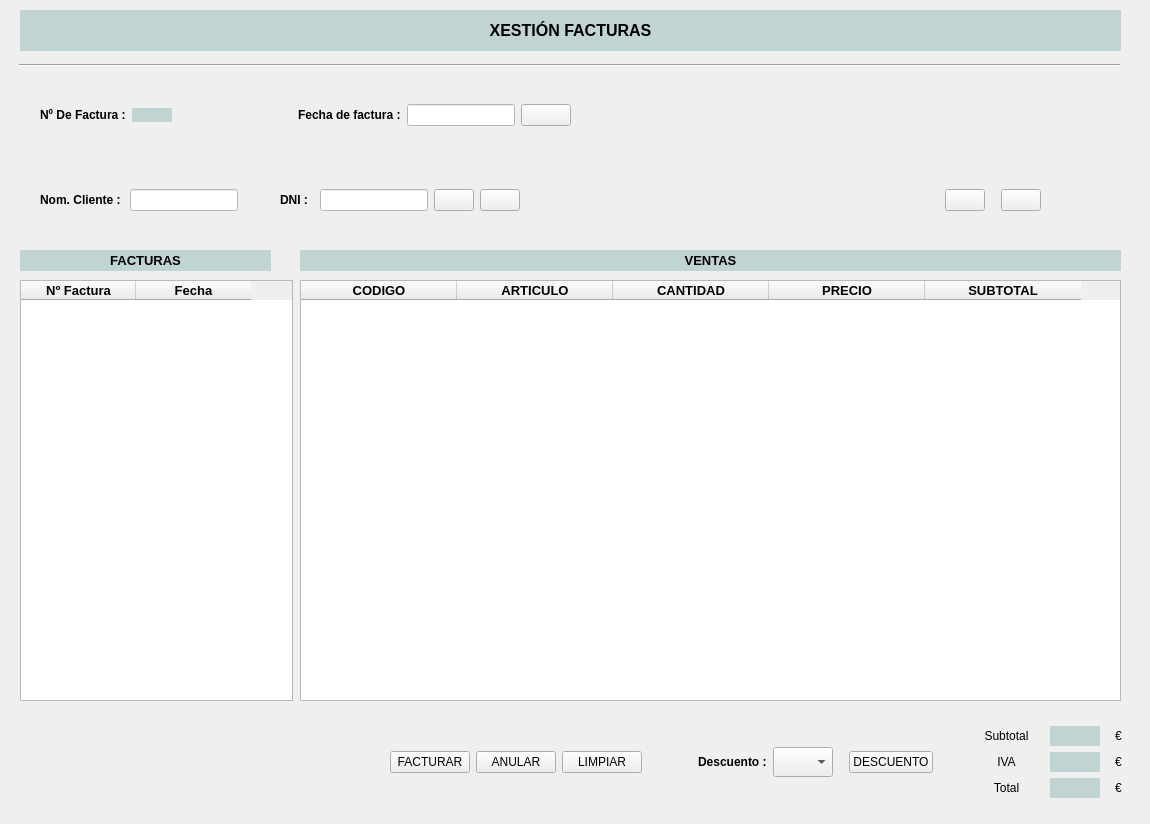
      <widget class="QWidget" name="Tab_Fact">
       <attribute name="title">
        <string>Facturación</string>
       </attribute>
       <widget class="QWidget" name="gridLayoutWidget">
        <property name="geometry">
         <rect>
          <x>0</x>
          <y>90</y>
          <width>1141</width>
          <height>51</height>
         </rect>
        </property>
        <layout class="QGridLayout" name="gridLayout_6">
         <item row="0" column="7">
          <spacer name="horizontalSpacer_14">
           <property name="orientation">
            <enum>Qt::Horizontal</enum>
           </property>
           <property name="sizeType">
            <enum>QSizePolicy::Expanding</enum>
           </property>
           <property name="sizeHint" stdset="0">
            <size>
             <width>40</width>
             <height>20</height>
            </size>
           </property>
          </spacer>
         </item>
         <item row="0" column="4">
          <widget class="QLabel" name="label_4">
           <property name="text">
            <string>&lt;html&gt;&lt;head/&gt;&lt;body&gt;&lt;p&gt;&lt;span style=&quot; font-weight:600;&quot;&gt;Fecha de factura :&lt;/span&gt;&lt;/p&gt;&lt;/body&gt;&lt;/html&gt;</string>
           </property>
          </widget>
         </item>
         <item row="0" column="0">
          <spacer name="horizontalSpacer_13">
           <property name="orientation">
            <enum>Qt::Horizontal</enum>
           </property>
           <property name="sizeType">
            <enum>QSizePolicy::Fixed</enum>
           </property>
           <property name="sizeHint" stdset="0">
            <size>
             <width>40</width>
             <height>20</height>
            </size>
           </property>
          </spacer>
         </item>
         <item row="0" column="2">
          <widget class="QLabel" name="lblFactura">
           <property name="sizePolicy">
            <sizepolicy hsizetype="Fixed" vsizetype="Fixed">
             <horstretch>0</horstretch>
             <verstretch>0</verstretch>
            </sizepolicy>
           </property>
           <property name="minimumSize">
            <size>
             <width>40</width>
             <height>0</height>
            </size>
           </property>
           <property name="maximumSize">
            <size>
             <width>30</width>
             <height>16777215</height>
            </size>
           </property>
           <property name="styleSheet">
            <string notr="true">background-color: rgb(192, 212, 211);</string>
           </property>
           <property name="text">
            <string/>
           </property>
          </widget>
         </item>
         <item row="0" column="5">
          <widget class="QLineEdit" name="EditFechaFactura">
           <property name="sizePolicy">
            <sizepolicy hsizetype="Fixed" vsizetype="Fixed">
             <horstretch>0</horstretch>
             <verstretch>0</verstretch>
            </sizepolicy>
           </property>
           <property name="maximumSize">
            <size>
             <width>115</width>
             <height>16777215</height>
            </size>
           </property>
           <property name="styleSheet">
            <string notr="true">background-color: rgb(255, 255, 255);</string>
           </property>
           <property name="alignment">
            <set>Qt::AlignCenter</set>
           </property>
          </widget>
         </item>
         <item row="0" column="6">
          <widget class="QPushButton" name="btnCalendar_2">
           <property name="sizePolicy">
            <sizepolicy hsizetype="Fixed" vsizetype="Fixed">
             <horstretch>0</horstretch>
             <verstretch>0</verstretch>
            </sizepolicy>
           </property>
           <property name="minimumSize">
            <size>
             <width>50</width>
             <height>0</height>
            </size>
           </property>
           <property name="text">
            <string/>
           </property>
           <property name="icon">
            <iconset>
             <normaloff>img/calendar-512.jpg</normaloff>img/calendar-512.jpg</iconset>
           </property>
           <property name="iconSize">
            <size>
             <width>30</width>
             <height>30</height>
            </size>
           </property>
          </widget>
         </item>
         <item row="0" column="1">
          <widget class="QLabel" name="label_2">
           <property name="text">
            <string>&lt;html&gt;&lt;head/&gt;&lt;body&gt;&lt;p&gt;&lt;span style=&quot; font-weight:600;&quot;&gt;Nº De Factura :&lt;/span&gt;&lt;/p&gt;&lt;/body&gt;&lt;/html&gt;</string>
           </property>
          </widget>
         </item>
         <item row="0" column="3">
          <spacer name="horizontalSpacer_21">
           <property name="orientation">
            <enum>Qt::Horizontal</enum>
           </property>
           <property name="sizeType">
            <enum>QSizePolicy::Fixed</enum>
           </property>
           <property name="sizeHint" stdset="0">
            <size>
             <width>120</width>
             <height>20</height>
            </size>
           </property>
          </spacer>
         </item>
        </layout>
       </widget>
       <widget class="QWidget" name="gridLayoutWidget_2">
        <property name="geometry">
         <rect>
          <x>0</x>
          <y>160</y>
          <width>1141</width>
          <height>80</height>
         </rect>
        </property>
        <layout class="QGridLayout" name="gridLayout_7">
         <item row="0" column="2">
          <widget class="QLineEdit" name="EditNombreCli">
           <property name="sizePolicy">
            <sizepolicy hsizetype="Fixed" vsizetype="Fixed">
             <horstretch>0</horstretch>
             <verstretch>0</verstretch>
            </sizepolicy>
           </property>
           <property name="styleSheet">
            <string notr="true">background-color: rgb(255, 255, 255);</string>
           </property>
          </widget>
         </item>
         <item row="0" column="3">
          <spacer name="horizontalSpacer_18">
           <property name="orientation">
            <enum>Qt::Horizontal</enum>
           </property>
           <property name="sizeType">
            <enum>QSizePolicy::Fixed</enum>
           </property>
           <property name="sizeHint" stdset="0">
            <size>
             <width>30</width>
             <height>20</height>
            </size>
           </property>
          </spacer>
         </item>
         <item row="0" column="11">
          <widget class="QPushButton" name="btnCancelarVenta">
           <property name="text">
            <string/>
           </property>
           <property name="icon">
            <iconset resource="img/cancelar.qrc">
             <normaloff>:/cancelar/cancelar.png</normaloff>:/cancelar/cancelar.png</iconset>
           </property>
           <property name="iconSize">
            <size>
             <width>32</width>
             <height>32</height>
            </size>
           </property>
          </widget>
         </item>
         <item row="0" column="1">
          <widget class="QLabel" name="label_5">
           <property name="sizePolicy">
            <sizepolicy hsizetype="Fixed" vsizetype="Preferred">
             <horstretch>0</horstretch>
             <verstretch>0</verstretch>
            </sizepolicy>
           </property>
           <property name="minimumSize">
            <size>
             <width>40</width>
             <height>0</height>
            </size>
           </property>
           <property name="text">
            <string>&lt;html&gt;&lt;head/&gt;&lt;body&gt;&lt;p align=&quot;center&quot;&gt;&lt;span style=&quot; font-weight:600;&quot;&gt;Nom. Cliente : &lt;/span&gt;&lt;/p&gt;&lt;/body&gt;&lt;/html&gt;</string>
           </property>
          </widget>
         </item>
         <item row="0" column="5">
          <widget class="QLineEdit" name="EditCliDni">
           <property name="sizePolicy">
            <sizepolicy hsizetype="Fixed" vsizetype="Fixed">
             <horstretch>0</horstretch>
             <verstretch>0</verstretch>
            </sizepolicy>
           </property>
           <property name="styleSheet">
            <string notr="true">background-color: rgb(255, 255, 255);</string>
           </property>
          </widget>
         </item>
         <item row="0" column="0">
          <spacer name="horizontalSpacer_16">
           <property name="orientation">
            <enum>Qt::Horizontal</enum>
           </property>
           <property name="sizeType">
            <enum>QSizePolicy::Fixed</enum>
           </property>
           <property name="sizeHint" stdset="0">
            <size>
             <width>40</width>
             <height>20</height>
            </size>
           </property>
          </spacer>
         </item>
         <item row="0" column="7">
          <widget class="QPushButton" name="btnReload_2">
           <property name="sizePolicy">
            <sizepolicy hsizetype="Fixed" vsizetype="Fixed">
             <horstretch>0</horstretch>
             <verstretch>0</verstretch>
            </sizepolicy>
           </property>
           <property name="text">
            <string/>
           </property>
           <property name="icon">
            <iconset resource="img/reload.qrc">
             <normaloff>:/reload/reload.png</normaloff>:/reload/reload.png</iconset>
           </property>
           <property name="iconSize">
            <size>
             <width>32</width>
             <height>32</height>
            </size>
           </property>
          </widget>
         </item>
         <item row="0" column="6">
          <widget class="QPushButton" name="btnSearch_2">
           <property name="sizePolicy">
            <sizepolicy hsizetype="Fixed" vsizetype="Fixed">
             <horstretch>0</horstretch>
             <verstretch>0</verstretch>
            </sizepolicy>
           </property>
           <property name="text">
            <string/>
           </property>
           <property name="icon">
            <iconset resource="img/search.qrc">
             <normaloff>:/search/lupa.png</normaloff>:/search/lupa.png</iconset>
           </property>
           <property name="iconSize">
            <size>
             <width>32</width>
             <height>32</height>
            </size>
           </property>
          </widget>
         </item>
         <item row="0" column="8">
          <spacer name="horizontalSpacer_15">
           <property name="orientation">
            <enum>Qt::Horizontal</enum>
           </property>
           <property name="sizeHint" stdset="0">
            <size>
             <width>40</width>
             <height>20</height>
            </size>
           </property>
          </spacer>
         </item>
         <item row="0" column="10">
          <spacer name="horizontalSpacer_22">
           <property name="orientation">
            <enum>Qt::Horizontal</enum>
           </property>
           <property name="sizeType">
            <enum>QSizePolicy::Fixed</enum>
           </property>
           <property name="sizeHint" stdset="0">
            <size>
             <width>10</width>
             <height>20</height>
            </size>
           </property>
          </spacer>
         </item>
         <item row="0" column="9">
          <widget class="QPushButton" name="btnAceptarVenta">
           <property name="text">
            <string/>
           </property>
           <property name="icon">
            <iconset resource="img/aceptar.qrc">
             <normaloff>:/aceptar/aceptar.png</normaloff>:/aceptar/aceptar.png</iconset>
           </property>
           <property name="iconSize">
            <size>
             <width>32</width>
             <height>32</height>
            </size>
           </property>
          </widget>
         </item>
         <item row="0" column="12">
          <spacer name="horizontalSpacer_20">
           <property name="orientation">
            <enum>Qt::Horizontal</enum>
           </property>
           <property name="sizeType">
            <enum>QSizePolicy::Fixed</enum>
           </property>
           <property name="sizeHint" stdset="0">
            <size>
             <width>100</width>
             <height>20</height>
            </size>
           </property>
          </spacer>
         </item>
         <item row="0" column="4">
          <widget class="QLabel" name="label_6">
           <property name="sizePolicy">
            <sizepolicy hsizetype="Fixed" vsizetype="Preferred">
             <horstretch>0</horstretch>
             <verstretch>0</verstretch>
            </sizepolicy>
           </property>
           <property name="minimumSize">
            <size>
             <width>40</width>
             <height>0</height>
            </size>
           </property>
           <property name="text">
            <string>&lt;html&gt;&lt;head/&gt;&lt;body&gt;&lt;p align=&quot;center&quot;&gt;&lt;span style=&quot; font-weight:600;&quot;&gt;DNI :&lt;/span&gt;&lt;/p&gt;&lt;/body&gt;&lt;/html&gt;</string>
           </property>
          </widget>
         </item>
        </layout>
       </widget>
       <widget class="QTableWidget" name="TableFacturas">
        <property name="geometry">
         <rect>
          <x>20</x>
          <y>280</y>
          <width>273</width>
          <height>421</height>
         </rect>
        </property>
        <property name="editTriggers">
         <set>QAbstractItemView::NoEditTriggers</set>
        </property>
        <attribute name="horizontalHeaderDefaultSectionSize">
         <number>115</number>
        </attribute>
        <column>
         <property name="text">
          <string>Nº Factura</string>
         </property>
         <property name="font">
          <font>
           <pointsize>10</pointsize>
           <weight>75</weight>
           <bold>true</bold>
          </font>
         </property>
        </column>
        <column>
         <property name="text">
          <string>Fecha</string>
         </property>
         <property name="font">
          <font>
           <pointsize>10</pointsize>
           <weight>75</weight>
           <bold>true</bold>
          </font>
         </property>
        </column>
       </widget>
       <widget class="QWidget" name="gridLayoutWidget_5">
        <property name="geometry">
         <rect>
          <x>10</x>
          <y>710</y>
          <width>1131</width>
          <height>105</height>
         </rect>
        </property>
        <layout class="QGridLayout" name="gridLayout_10">
         <item row="0" column="8">
          <spacer name="horizontalSpacer_34">
           <property name="orientation">
            <enum>Qt::Horizontal</enum>
           </property>
           <property name="sizeType">
            <enum>QSizePolicy::Fixed</enum>
           </property>
           <property name="sizeHint" stdset="0">
            <size>
             <width>30</width>
             <height>20</height>
            </size>
           </property>
          </spacer>
         </item>
         <item row="0" column="1">
          <spacer name="horizontalSpacer_17">
           <property name="orientation">
            <enum>Qt::Horizontal</enum>
           </property>
           <property name="sizeType">
            <enum>QSizePolicy::Expanding</enum>
           </property>
           <property name="sizeHint" stdset="0">
            <size>
             <width>40</width>
             <height>20</height>
            </size>
           </property>
          </spacer>
         </item>
         <item row="0" column="3">
          <spacer name="horizontalSpacer_19">
           <property name="orientation">
            <enum>Qt::Horizontal</enum>
           </property>
           <property name="sizeType">
            <enum>QSizePolicy::Minimum</enum>
           </property>
           <property name="sizeHint" stdset="0">
            <size>
             <width>50</width>
             <height>20</height>
            </size>
           </property>
          </spacer>
         </item>
         <item row="0" column="9">
          <layout class="QGridLayout" name="gridLayout_9">
           <property name="sizeConstraint">
            <enum>QLayout::SetFixedSize</enum>
           </property>
           <property name="rightMargin">
            <number>10</number>
           </property>
           <item row="1" column="1">
            <widget class="QLabel" name="lblIva">
             <property name="sizePolicy">
              <sizepolicy hsizetype="Preferred" vsizetype="Fixed">
               <horstretch>0</horstretch>
               <verstretch>0</verstretch>
              </sizepolicy>
             </property>
             <property name="minimumSize">
              <size>
               <width>50</width>
               <height>20</height>
              </size>
             </property>
             <property name="maximumSize">
              <size>
               <width>30</width>
               <height>16777215</height>
              </size>
             </property>
             <property name="styleSheet">
              <string notr="true">background-color: rgb(192, 212, 211);</string>
             </property>
             <property name="text">
              <string/>
             </property>
             <property name="alignment">
              <set>Qt::AlignCenter</set>
             </property>
            </widget>
           </item>
           <item row="0" column="0">
            <widget class="QLabel" name="label_7">
             <property name="sizePolicy">
              <sizepolicy hsizetype="Fixed" vsizetype="Preferred">
               <horstretch>0</horstretch>
               <verstretch>0</verstretch>
              </sizepolicy>
             </property>
             <property name="minimumSize">
              <size>
               <width>75</width>
               <height>0</height>
              </size>
             </property>
             <property name="text">
              <string>Subtotal</string>
             </property>
             <property name="alignment">
              <set>Qt::AlignCenter</set>
             </property>
            </widget>
           </item>
           <item row="1" column="0">
            <widget class="QLabel" name="label_9">
             <property name="text">
              <string>IVA</string>
             </property>
             <property name="alignment">
              <set>Qt::AlignCenter</set>
             </property>
            </widget>
           </item>
           <item row="2" column="0">
            <widget class="QLabel" name="label_11">
             <property name="text">
              <string>Total</string>
             </property>
             <property name="alignment">
              <set>Qt::AlignCenter</set>
             </property>
            </widget>
           </item>
           <item row="2" column="1">
            <widget class="QLabel" name="lblTotal">
             <property name="sizePolicy">
              <sizepolicy hsizetype="Preferred" vsizetype="Fixed">
               <horstretch>0</horstretch>
               <verstretch>0</verstretch>
              </sizepolicy>
             </property>
             <property name="minimumSize">
              <size>
               <width>50</width>
               <height>20</height>
              </size>
             </property>
             <property name="maximumSize">
              <size>
               <width>30</width>
               <height>16777215</height>
              </size>
             </property>
             <property name="styleSheet">
              <string notr="true">background-color: rgb(192, 212, 211);</string>
             </property>
             <property name="text">
              <string/>
             </property>
             <property name="alignment">
              <set>Qt::AlignCenter</set>
             </property>
            </widget>
           </item>
           <item row="0" column="1">
            <widget class="QLabel" name="lblSubTotal">
             <property name="sizePolicy">
              <sizepolicy hsizetype="Fixed" vsizetype="Fixed">
               <horstretch>0</horstretch>
               <verstretch>0</verstretch>
              </sizepolicy>
             </property>
             <property name="minimumSize">
              <size>
               <width>50</width>
               <height>20</height>
              </size>
             </property>
             <property name="maximumSize">
              <size>
               <width>30</width>
               <height>16777215</height>
              </size>
             </property>
             <property name="styleSheet">
              <string notr="true">background-color: rgb(192, 212, 211);</string>
             </property>
             <property name="text">
              <string/>
             </property>
             <property name="alignment">
              <set>Qt::AlignCenter</set>
             </property>
            </widget>
           </item>
           <item row="0" column="2">
            <widget class="QLabel" name="label_12">
             <property name="sizePolicy">
              <sizepolicy hsizetype="Fixed" vsizetype="Preferred">
               <horstretch>0</horstretch>
               <verstretch>0</verstretch>
              </sizepolicy>
             </property>
             <property name="minimumSize">
              <size>
               <width>25</width>
               <height>0</height>
              </size>
             </property>
             <property name="text">
              <string>€</string>
             </property>
             <property name="alignment">
              <set>Qt::AlignCenter</set>
             </property>
            </widget>
           </item>
           <item row="1" column="2">
            <widget class="QLabel" name="label_13">
             <property name="sizePolicy">
              <sizepolicy hsizetype="Fixed" vsizetype="Preferred">
               <horstretch>0</horstretch>
               <verstretch>0</verstretch>
              </sizepolicy>
             </property>
             <property name="minimumSize">
              <size>
               <width>25</width>
               <height>0</height>
              </size>
             </property>
             <property name="text">
              <string>€</string>
             </property>
             <property name="alignment">
              <set>Qt::AlignCenter</set>
             </property>
            </widget>
           </item>
           <item row="2" column="2">
            <widget class="QLabel" name="label_14">
             <property name="sizePolicy">
              <sizepolicy hsizetype="Fixed" vsizetype="Preferred">
               <horstretch>0</horstretch>
               <verstretch>0</verstretch>
              </sizepolicy>
             </property>
             <property name="minimumSize">
              <size>
               <width>25</width>
               <height>0</height>
              </size>
             </property>
             <property name="text">
              <string>€</string>
             </property>
             <property name="alignment">
              <set>Qt::AlignCenter</set>
             </property>
            </widget>
           </item>
          </layout>
         </item>
         <item row="0" column="2">
          <layout class="QGridLayout" name="gridLayout_8">
           <item row="0" column="2">
            <widget class="QPushButton" name="btnLimpiarFacturacion">
             <property name="text">
              <string>LIMPIAR</string>
             </property>
            </widget>
           </item>
           <item row="0" column="0">
            <widget class="QPushButton" name="btnFacturar">
             <property name="text">
              <string>FACTURAR</string>
             </property>
            </widget>
           </item>
           <item row="0" column="1">
            <widget class="QPushButton" name="btnFactDel">
             <property name="text">
              <string>ANULAR</string>
             </property>
            </widget>
           </item>
          </layout>
         </item>
         <item row="0" column="4">
          <widget class="QLabel" name="label_17">
           <property name="text">
            <string>&lt;html&gt;&lt;head/&gt;&lt;body&gt;&lt;p&gt;&lt;span style=&quot; font-size:9pt; font-weight:600;&quot;&gt;Descuento :&lt;/span&gt;&lt;/p&gt;&lt;/body&gt;&lt;/html&gt;</string>
           </property>
          </widget>
         </item>
         <item row="0" column="7">
          <widget class="QPushButton" name="btnDescuento">
           <property name="text">
            <string>DESCUENTO</string>
           </property>
          </widget>
         </item>
         <item row="0" column="5">
          <widget class="QComboBox" name="cmbDescuentos">
           <property name="sizePolicy">
            <sizepolicy hsizetype="Maximum" vsizetype="Fixed">
             <horstretch>0</horstretch>
             <verstretch>0</verstretch>
            </sizepolicy>
           </property>
           <property name="minimumSize">
            <size>
             <width>0</width>
             <height>0</height>
            </size>
           </property>
           <property name="maximumSize">
            <size>
             <width>60</width>
             <height>30</height>
            </size>
           </property>
          </widget>
         </item>
         <item row="0" column="6">
          <spacer name="horizontalSpacer_35">
           <property name="orientation">
            <enum>Qt::Horizontal</enum>
           </property>
           <property name="sizeType">
            <enum>QSizePolicy::Fixed</enum>
           </property>
           <property name="sizeHint" stdset="0">
            <size>
             <width>10</width>
             <height>20</height>
            </size>
           </property>
          </spacer>
         </item>
        </layout>
       </widget>
       <widget class="QTableWidget" name="TableVenta">
        <property name="geometry">
         <rect>
          <x>300</x>
          <y>280</y>
          <width>821</width>
          <height>421</height>
         </rect>
        </property>
        <property name="editTriggers">
         <set>QAbstractItemView::DoubleClicked</set>
        </property>
        <property name="dragEnabled">
         <bool>false</bool>
        </property>
        <property name="dragDropMode">
         <enum>QAbstractItemView::DragOnly</enum>
        </property>
        <attribute name="horizontalHeaderDefaultSectionSize">
         <number>156</number>
        </attribute>
        <attribute name="horizontalHeaderHighlightSections">
         <bool>true</bool>
        </attribute>
        <attribute name="horizontalHeaderMinimumSectionSize">
         <number>39</number>
        </attribute>
        <column>
         <property name="text">
          <string>CODIGO</string>
         </property>
         <property name="font">
          <font>
           <pointsize>10</pointsize>
           <weight>75</weight>
           <bold>true</bold>
          </font>
         </property>
         <property name="textAlignment">
          <set>AlignCenter</set>
         </property>
        </column>
        <column>
         <property name="text">
          <string>ARTICULO</string>
         </property>
         <property name="font">
          <font>
           <pointsize>10</pointsize>
           <weight>75</weight>
           <bold>true</bold>
          </font>
         </property>
         <property name="textAlignment">
          <set>AlignCenter</set>
         </property>
        </column>
        <column>
         <property name="text">
          <string>CANTIDAD</string>
         </property>
         <property name="font">
          <font>
           <pointsize>10</pointsize>
           <weight>75</weight>
           <bold>true</bold>
          </font>
         </property>
         <property name="textAlignment">
          <set>AlignCenter</set>
         </property>
        </column>
        <column>
         <property name="text">
          <string>PRECIO</string>
         </property>
         <property name="font">
          <font>
           <pointsize>10</pointsize>
           <weight>75</weight>
           <bold>true</bold>
          </font>
         </property>
         <property name="textAlignment">
          <set>AlignCenter</set>
         </property>
        </column>
        <column>
         <property name="text">
          <string>SUBTOTAL</string>
         </property>
         <property name="font">
          <font>
           <pointsize>10</pointsize>
           <weight>75</weight>
           <bold>true</bold>
          </font>
         </property>
         <property name="textAlignment">
          <set>AlignCenter</set>
         </property>
        </column>
       </widget>
       <widget class="QLabel" name="LblXesCli_4">
        <property name="geometry">
         <rect>
          <x>20</x>
          <y>10</y>
          <width>1101</width>
          <height>41</height>
         </rect>
        </property>
        <property name="sizePolicy">
         <sizepolicy hsizetype="Maximum" vsizetype="Preferred">
          <horstretch>0</horstretch>
          <verstretch>0</verstretch>
         </sizepolicy>
        </property>
        <property name="font">
         <font>
          <pointsize>12</pointsize>
          <weight>75</weight>
          <bold>true</bold>
         </font>
        </property>
        <property name="layoutDirection">
         <enum>Qt::RightToLeft</enum>
        </property>
        <property name="styleSheet">
         <string notr="true">background-color: rgb(192, 212, 211);</string>
        </property>
        <property name="text">
         <string>&lt;html&gt;&lt;head/&gt;&lt;body&gt;&lt;p&gt;&lt;span style=&quot; color:#000000;&quot;&gt;XESTIÓN FACTURAS&lt;/span&gt;&lt;/p&gt;&lt;/body&gt;&lt;/html&gt;</string>
        </property>
        <property name="alignment">
         <set>Qt::AlignCenter</set>
        </property>
       </widget>
       <widget class="Line" name="line_4">
        <property name="geometry">
         <rect>
          <x>19</x>
          <y>55</y>
          <width>1101</width>
          <height>20</height>
         </rect>
        </property>
        <property name="orientation">
         <enum>Qt::Horizontal</enum>
        </property>
       </widget>
       <widget class="QLabel" name="LblXesCli_5">
        <property name="geometry">
         <rect>
          <x>20</x>
          <y>250</y>
          <width>251</width>
          <height>21</height>
         </rect>
        </property>
        <property name="sizePolicy">
         <sizepolicy hsizetype="Maximum" vsizetype="Preferred">
          <horstretch>0</horstretch>
          <verstretch>0</verstretch>
         </sizepolicy>
        </property>
        <property name="font">
         <font>
          <pointsize>12</pointsize>
          <weight>75</weight>
          <bold>true</bold>
         </font>
        </property>
        <property name="layoutDirection">
         <enum>Qt::RightToLeft</enum>
        </property>
        <property name="styleSheet">
         <string notr="true">background-color: rgb(192, 212, 211);</string>
        </property>
        <property name="text">
         <string>&lt;html&gt;&lt;head/&gt;&lt;body&gt;&lt;p&gt;&lt;span style=&quot; font-size:10pt; color:#000000;&quot;&gt;FACTURAS&lt;/span&gt;&lt;/p&gt;&lt;/body&gt;&lt;/html&gt;</string>
        </property>
        <property name="alignment">
         <set>Qt::AlignCenter</set>
        </property>
       </widget>
       <widget class="QLabel" name="LblXesCli_6">
        <property name="geometry">
         <rect>
          <x>300</x>
          <y>250</y>
          <width>821</width>
          <height>21</height>
         </rect>
        </property>
        <property name="sizePolicy">
         <sizepolicy hsizetype="Maximum" vsizetype="Preferred">
          <horstretch>0</horstretch>
          <verstretch>0</verstretch>
         </sizepolicy>
        </property>
        <property name="font">
         <font>
          <pointsize>12</pointsize>
          <weight>75</weight>
          <bold>true</bold>
         </font>
        </property>
        <property name="layoutDirection">
         <enum>Qt::RightToLeft</enum>
        </property>
        <property name="styleSheet">
         <string notr="true">background-color: rgb(192, 212, 211);</string>
        </property>
        <property name="text">
         <string>&lt;html&gt;&lt;head/&gt;&lt;body&gt;&lt;p&gt;&lt;span style=&quot; font-size:10pt; color:#000000;&quot;&gt;VENTAS&lt;/span&gt;&lt;/p&gt;&lt;/body&gt;&lt;/html&gt;</string>
        </property>
        <property name="alignment">
         <set>Qt::AlignCenter</set>
        </property>
       </widget>
      </widget>
